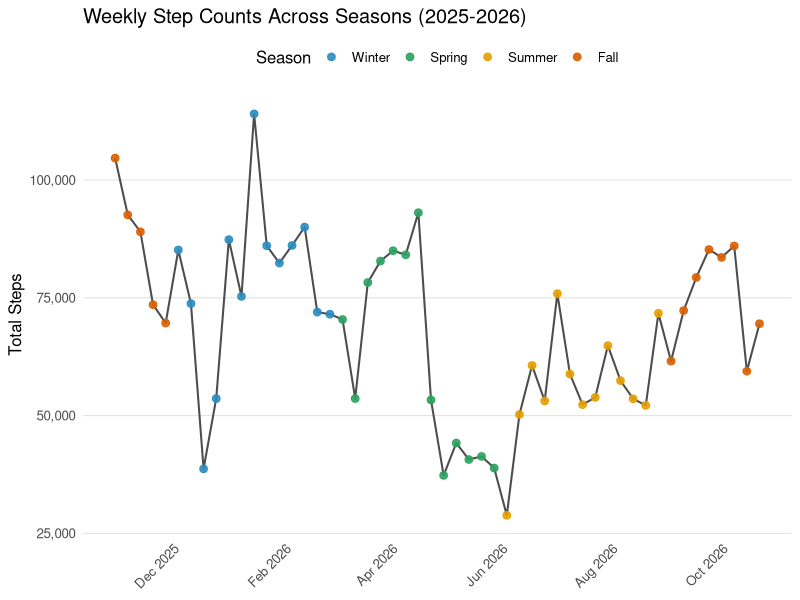

Source code (R):
## ---- chunk 1
library(tidyverse)

# Import the CSV file
step_data <- read_csv("Steps.csv")

step_data <- step_data %>% 
  rename(date = 1, steps = Actual) %>% 
  mutate(date = mdy(date))

head(step_data)
## ---- chunk 2
library(tidyverse)

plot_data <- step_data |>
  mutate(
    month_num = month(date),
    season = case_when(
      month_num %in% c(12, 1, 2)  ~ "Winter",
      month_num %in% c(3, 4, 5)   ~ "Spring",
      month_num %in% c(6, 7, 8)   ~ "Summer",
      month_num %in% c(9, 10, 11) ~ "Fall"
    ) |> factor(levels = c("Winter", "Spring", "Summer", "Fall"))
  )

 ggplot(plot_data, aes(x = date, y = steps)) +
  geom_line(color = "grey30", linewidth = 0.7) +
  geom_point(aes(color = season), size = 2.3, alpha = 0.9) +
  
  scale_color_manual(
    name = "Season",
    values = c(
      "Winter" = "#2B8CBE",  # Crisp blue
      "Spring" = "#2CA25F",  # Fresh green
      "Summer" = "#E69F00",  # Warm golden yellow
      "Fall"   = "#D95F02"   # Burnt orange
    )
  ) +
  
  scale_y_continuous(labels = scales::comma) +
  scale_x_date(date_labels = "%b %Y", date_breaks = "2 months") +
  labs(
    title = "Weekly Step Counts Across Seasons (2025-2026)",
    x = NULL, # "Date" is self-explanatory from "Jan 2025", etc.
    y = "Total Steps"
  ) +
  theme_minimal(base_size = 12) +
  theme(
    axis.text.x = element_text(angle = 45, hjust = 1),
    panel.grid.minor = element_blank(),
    panel.grid.major.x = element_blank(),
    panel.grid.major.y = element_line(color = "grey90", linewidth = 0.4),
    legend.position = "top" )
